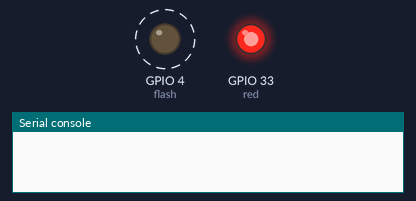
The program below on a simulated ESP32 board running MicroPython. On the bench: output pins drawn as LEDs (lit = HIGH), the last lines printed to the serial console. Dashed ring = blinking.

Above: at 0.5 s.
At 9.5 s:
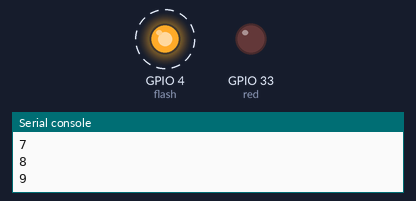
Timing chart, 0 to 13.0 s (numbered marks = the images above):
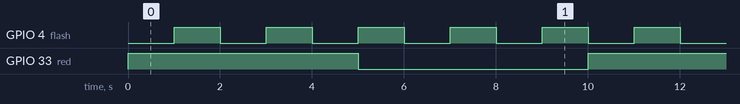

Measured:
- by itself, GPIO 4 (flash): alternates HIGH for 1.0 s and LOW for 1.0 s
- by itself, GPIO 33 (red): alternates HIGH for 5.0 s and LOW for 5.0 s
- by itself, everything shown: repeats every 10.0 s, in 10 steps

The program:

time_callback_2.py
```python
from machine import Pin, Timer

flash = Pin(4, Pin.OUT, value=0)
red = Pin(33, Pin.OUT, value=1)

time_cnt = 0
ms_flag = False
tmr = Timer(0)


def timer_100ms():
    flash.value(flash.value() ^ 1)


def timer_500ms():
    red.value(red.value() ^ 1)


def timer_callback(t):
    global ms_flag
    ms_flag = True


tmr.init(
    period=1000,
    mode=Timer.PERIODIC,
    callback=timer_callback
)

try:
    while True:
        if ms_flag:
            ms_flag = False
            time_cnt += 1
            print(time_cnt)

            if time_cnt % 1 == 0:
                timer_100ms()

            if time_cnt % 5 == 0:
                timer_500ms()


except KeyboardInterrupt:
    flash.value(0)
    red.value(1)
    tmr.deinit()
    print("타이머 정지")
```
